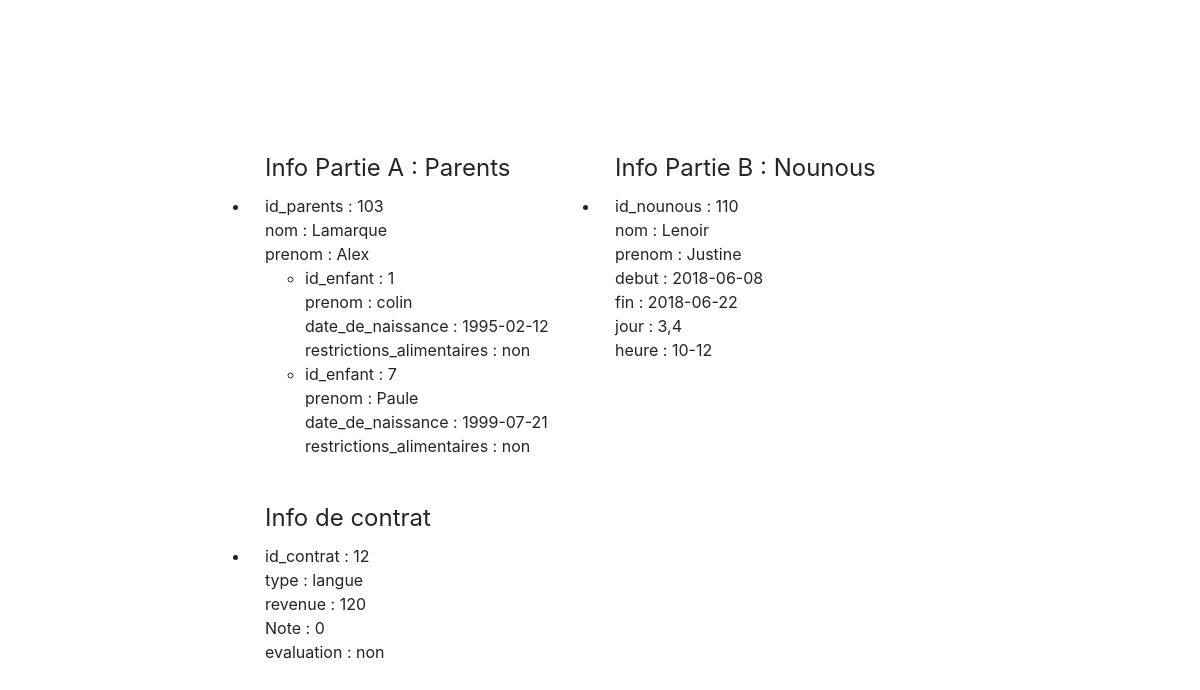
Page /contrat_detail.php?id_contrat=12 on the committed database.
### tables this page shows
CREATE TABLE IF NOT EXISTS `contrat` (
  `id_contrat` int(5) NOT NULL AUTO_INCREMENT,
  `revenue` float NOT NULL,
  `debut` date NOT NULL,
  `fin` date NOT NULL,
  `id_nounous` int(5) NOT NULL,
  `id_parents` int(5) NOT NULL,
  `evaluation` varchar(50) DEFAULT 'non',
  `type` varchar(50) NOT NULL,
  `note` float DEFAULT '0',
  `nom_p` varchar(15) NOT NULL,
  `nom_n` varchar(15) NOT NULL,
  `prenom_p` varchar(15) NOT NULL,
  `prenom_n` varchar(15) NOT NULL,
  `jour` varchar(25) NOT NULL,
  `heure` varchar(15) NOT NULL,
  `list_enfant` varchar(10) NOT NULL,
  PRIMARY KEY (`id_contrat`),
  KEY `nounous_fk` (`id_nounous`),
  KEY `parents_fk` (`id_parents`)
);

CREATE TABLE IF NOT EXISTS `enfant` (
  `id_enfant` int(11) NOT NULL AUTO_INCREMENT,
  `prenom` varchar(11) NOT NULL,
  `parents` varchar(20) NOT NULL,
  `date_de_naissance` date NOT NULL,
  `restrictions_alimentaires` varchar(225) NOT NULL,
  `id_contrat` int(5) DEFAULT NULL,
  PRIMARY KEY (`id_enfant`),
  KEY `parents_KF_idx` (`parents`),
  KEY `contrat_KF_idx` (`id_contrat`)
);

### contrat_detail.php (the view, shortened to what this page needs)
<?php
    $DB_conn = mysqli_connect ('localhost','solange','abc1234567','nounous');
    $DB_result = mysqli_query($DB_conn,"select * from contrat where id_contrat=".$_GET['id_contrat'].";");
    if ($DB_result){
      $temp = mysqli_fetch_array ($DB_result,MYSQLI_ASSOC);
    }
?>
<!DOCTYPE html>
<html>
<head>
    <link rel="stylesheet" href="css/bootstrap.css">
</head>
<body>
<div class="container" >
    <ul>
        <li class="col-sm-6 col-md-6" style="position:absolute;left:250px;top:150px;" >
            <fieldset><legend>Info Partie A : Parents</legend>
                <?php
                    echo "id_parents : ".$temp['id_parents']."</br>";
                    echo "nom : ".$temp['nom_p']."</br>";
                    echo "prenom : ".$temp['prenom_p']."</br>";
                ?>
                <ul>
                    <?php
                        $list=explode(",",$temp['list_enfant']);
                        $DB_conn = mysqli_connect ('localhost','solange','abc1234567','nounous');
                        foreach ($list as $id_bebe) {
                            echo "<li>";
                            $sql="select * from enfant where id_enfant=$id_bebe;";
                            $DB_result2 = mysqli_query($DB_conn,$sql);
                            if ($DB_result2){
                                $bebe = mysqli_fetch_array ($DB_result2,MYSQLI_ASSOC);
                                echo "id_enfant : ".$bebe['id_enfant']."</br>";
                                echo "prenom : ".$bebe['prenom']."</br>";
                                echo "date_de_naissance : ".$bebe['date_de_naissance']."</br>";
                                echo "restrictions_alimentaires : ".$bebe['restrictions_alimentaires']."</br>";
                            }
                            echo "</li>";
                        }
                    ?>
                </ul>
            </fieldset>
        </li>
        <li class="col-sm-6 col-md-6" style="position:absolute;left:600px;top:150px;">
            <fieldset><legend>Info Partie B : Nounous</legend>
                <?php
                    echo "id_nounous : ".$temp['id_nounous']."</br>";
                    echo "nom : ".$temp['nom_n']."</br>";
                    echo "prenom : ".$temp['prenom_n']."</br>";
                    echo "debut : ".$temp['debut']."</br>";
                    echo "fin : ".$temp['fin']."</br>";
                    echo "jour : ".$temp['jour']."</br>";
                    echo "heure : ".$temp['heure']."</br>";
                ?>
            </fieldset>
        </li>
        <li class="col-sm-6 col-md-6" style="position:absolute;left:250px;top:500px;width:250px;">
            <fieldset><legend>Info de contrat</legend>
                <?php
                    echo "id_contrat : ".$temp['id_contrat']."</br>";
                    echo "type : ".$temp['type']."</br>";
                    echo "revenue : ".$temp['revenue']."</br>";
                    echo "Note : ".$temp['note']."</br>";
                    echo "evaluation : ".$temp['evaluation']."</br>";
                ?>
            </fieldset>
        </li>
    </ul>
</div>
</body>
</html>

### rows in the picture
contrat: id_parents "103", nom_p "Lamarque", prenom_p "Alex", id_nounous "110", nom_n "Lenoir", prenom_n "Justine", debut "2018-06-08", fin "2018-06-22", jour "3,4", heure "10-12", id_contrat "12", type "langue", revenue "120", note "0", evaluation "non"
enfant: id_enfant "1", prenom "colin", date_de_naissance "1995-02-12", restrictions_alimentaires "non"
enfant: id_enfant "7", prenom "Paule", date_de_naissance "1999-07-21", restrictions_alimentaires "non"
